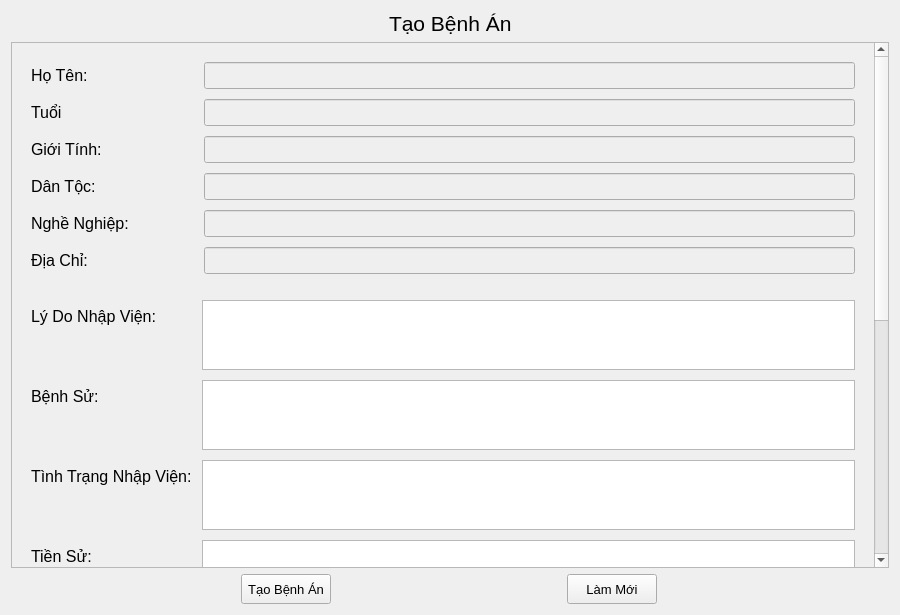
<?xml version="1.0" encoding="UTF-8"?>
<ui version="4.0">
 <class>CreateMedicalRecordPatient</class>
 <widget class="QFrame" name="CreateMedicalRecordPatient">
  <property name="geometry">
   <rect>
    <x>0</x>
    <y>0</y>
    <width>900</width>
    <height>615</height>
   </rect>
  </property>
  <property name="font">
   <font>
    <pointsize>12</pointsize>
   </font>
  </property>
  <property name="windowTitle">
   <string>Tạo Bệnh Án - IDPatient - FullName</string>
  </property>
  <layout class="QVBoxLayout" name="verticalLayout">
   <item>
    <layout class="QHBoxLayout" name="horizontalLayout">
     <item>
      <spacer name="horizontalSpacer">
       <property name="orientation">
        <enum>Qt::Horizontal</enum>
       </property>
       <property name="sizeHint" stdset="0">
        <size>
         <width>40</width>
         <height>20</height>
        </size>
       </property>
      </spacer>
     </item>
     <item>
      <widget class="QLabel" name="label">
       <property name="font">
        <font>
         <pointsize>16</pointsize>
        </font>
       </property>
       <property name="text">
        <string>Tạo Bệnh Án</string>
       </property>
      </widget>
     </item>
     <item>
      <spacer name="horizontalSpacer_2">
       <property name="orientation">
        <enum>Qt::Horizontal</enum>
       </property>
       <property name="sizeHint" stdset="0">
        <size>
         <width>40</width>
         <height>20</height>
        </size>
       </property>
      </spacer>
     </item>
    </layout>
   </item>
   <item>
    <widget class="QScrollArea" name="scrollArea">
     <property name="font">
      <font>
       <pointsize>12</pointsize>
      </font>
     </property>
     <property name="styleSheet">
      <string notr="true"/>
     </property>
     <property name="widgetResizable">
      <bool>true</bool>
     </property>
     <widget class="QWidget" name="scrollAreaWidgetContents">
      <property name="geometry">
       <rect>
        <x>0</x>
        <y>-267</y>
        <width>863</width>
        <height>983</height>
       </rect>
      </property>
      <layout class="QVBoxLayout" name="verticalLayout_2">
       <item>
        <layout class="QFormLayout" name="formLayout">
         <property name="horizontalSpacing">
          <number>75</number>
         </property>
         <property name="verticalSpacing">
          <number>10</number>
         </property>
         <property name="leftMargin">
          <number>10</number>
         </property>
         <property name="topMargin">
          <number>10</number>
         </property>
         <property name="rightMargin">
          <number>10</number>
         </property>
         <property name="bottomMargin">
          <number>10</number>
         </property>
         <item row="0" column="0">
          <widget class="QLabel" name="label_2">
           <property name="font">
            <font>
             <pointsize>12</pointsize>
            </font>
           </property>
           <property name="styleSheet">
            <string notr="true">background-color: transparent;
color: black;</string>
           </property>
           <property name="text">
            <string>Họ Tên:</string>
           </property>
          </widget>
         </item>
         <item row="1" column="0">
          <widget class="QLabel" name="label_3">
           <property name="font">
            <font>
             <pointsize>12</pointsize>
            </font>
           </property>
           <property name="styleSheet">
            <string notr="true">background-color: transparent;
color: black;</string>
           </property>
           <property name="text">
            <string>Tuổi</string>
           </property>
          </widget>
         </item>
         <item row="2" column="0">
          <widget class="QLabel" name="label_4">
           <property name="font">
            <font>
             <pointsize>12</pointsize>
            </font>
           </property>
           <property name="styleSheet">
            <string notr="true">background-color: transparent;
color: black;</string>
           </property>
           <property name="text">
            <string>Giới Tính:</string>
           </property>
          </widget>
         </item>
         <item row="3" column="0">
          <widget class="QLabel" name="label_5">
           <property name="font">
            <font>
             <pointsize>12</pointsize>
            </font>
           </property>
           <property name="styleSheet">
            <string notr="true">background-color: transparent;
color: black;</string>
           </property>
           <property name="text">
            <string>Dân Tộc:</string>
           </property>
          </widget>
         </item>
         <item row="4" column="0">
          <widget class="QLabel" name="label_6">
           <property name="font">
            <font>
             <pointsize>12</pointsize>
            </font>
           </property>
           <property name="styleSheet">
            <string notr="true">background-color: transparent;
color: black;</string>
           </property>
           <property name="text">
            <string>Nghề Nghiệp:</string>
           </property>
          </widget>
         </item>
         <item row="5" column="0">
          <widget class="QLabel" name="label_7">
           <property name="font">
            <font>
             <pointsize>12</pointsize>
            </font>
           </property>
           <property name="styleSheet">
            <string notr="true">background-color: transparent;
color: black;</string>
           </property>
           <property name="text">
            <string>Địa Chỉ:</string>
           </property>
          </widget>
         </item>
         <item row="0" column="1">
          <widget class="QLineEdit" name="txtFullName">
           <property name="enabled">
            <bool>false</bool>
           </property>
           <property name="font">
            <font>
             <pointsize>12</pointsize>
            </font>
           </property>
          </widget>
         </item>
         <item row="1" column="1">
          <widget class="QLineEdit" name="txtOld">
           <property name="enabled">
            <bool>false</bool>
           </property>
           <property name="font">
            <font>
             <pointsize>12</pointsize>
            </font>
           </property>
          </widget>
         </item>
         <item row="2" column="1">
          <widget class="QLineEdit" name="txtGender">
           <property name="enabled">
            <bool>false</bool>
           </property>
           <property name="font">
            <font>
             <pointsize>12</pointsize>
            </font>
           </property>
          </widget>
         </item>
         <item row="3" column="1">
          <widget class="QLineEdit" name="txtEthnic">
           <property name="enabled">
            <bool>false</bool>
           </property>
           <property name="font">
            <font>
             <pointsize>12</pointsize>
            </font>
           </property>
          </widget>
         </item>
         <item row="4" column="1">
          <widget class="QLineEdit" name="txtJob">
           <property name="enabled">
            <bool>false</bool>
           </property>
           <property name="font">
            <font>
             <pointsize>12</pointsize>
            </font>
           </property>
          </widget>
         </item>
         <item row="5" column="1">
          <widget class="QLineEdit" name="txtAddress">
           <property name="enabled">
            <bool>false</bool>
           </property>
           <property name="font">
            <font>
             <pointsize>12</pointsize>
            </font>
           </property>
          </widget>
         </item>
        </layout>
       </item>
       <item>
        <layout class="QFormLayout" name="formLayout_2">
         <property name="horizontalSpacing">
          <number>10</number>
         </property>
         <property name="verticalSpacing">
          <number>10</number>
         </property>
         <property name="leftMargin">
          <number>10</number>
         </property>
         <property name="topMargin">
          <number>10</number>
         </property>
         <property name="rightMargin">
          <number>10</number>
         </property>
         <property name="bottomMargin">
          <number>10</number>
         </property>
         <item row="0" column="0">
          <widget class="QLabel" name="label_8">
           <property name="font">
            <font>
             <pointsize>12</pointsize>
            </font>
           </property>
           <property name="styleSheet">
            <string notr="true">background-color: transparent;
color: black;</string>
           </property>
           <property name="text">
            <string>Lý Do Nhập Viện:</string>
           </property>
          </widget>
         </item>
         <item row="1" column="0">
          <widget class="QLabel" name="label_10">
           <property name="font">
            <font>
             <pointsize>12</pointsize>
            </font>
           </property>
           <property name="styleSheet">
            <string notr="true">background-color: transparent;
color: black;</string>
           </property>
           <property name="text">
            <string>Bệnh Sử:</string>
           </property>
          </widget>
         </item>
         <item row="2" column="0">
          <widget class="QLabel" name="label_13">
           <property name="font">
            <font>
             <pointsize>12</pointsize>
            </font>
           </property>
           <property name="styleSheet">
            <string notr="true">background-color: transparent;
color: black;</string>
           </property>
           <property name="text">
            <string>Tình Trạng Nhập Viện:</string>
           </property>
          </widget>
         </item>
         <item row="3" column="0">
          <widget class="QLabel" name="label_14">
           <property name="font">
            <font>
             <pointsize>12</pointsize>
            </font>
           </property>
           <property name="styleSheet">
            <string notr="true">background-color: transparent;
color: black;</string>
           </property>
           <property name="text">
            <string>Tiền Sử:</string>
           </property>
          </widget>
         </item>
         <item row="4" column="0">
          <widget class="QLabel" name="label_12">
           <property name="font">
            <font>
             <pointsize>12</pointsize>
            </font>
           </property>
           <property name="styleSheet">
            <string notr="true">background-color: transparent;
color: black;</string>
           </property>
           <property name="text">
            <string>Khám Lâm Sàng:</string>
           </property>
          </widget>
         </item>
         <item row="5" column="0">
          <widget class="QLabel" name="label_15">
           <property name="font">
            <font>
             <pointsize>12</pointsize>
            </font>
           </property>
           <property name="styleSheet">
            <string notr="true">background-color: transparent;
color: black;</string>
           </property>
           <property name="text">
            <string>Chẩn Đoán Sơ Bộ:</string>
           </property>
          </widget>
         </item>
         <item row="6" column="0">
          <widget class="QLabel" name="label_11">
           <property name="font">
            <font>
             <pointsize>12</pointsize>
            </font>
           </property>
           <property name="styleSheet">
            <string notr="true">background-color: transparent;
color: black;</string>
           </property>
           <property name="text">
            <string>Cận Lâm Sàng:</string>
           </property>
          </widget>
         </item>
         <item row="7" column="0">
          <widget class="QLabel" name="label_16">
           <property name="font">
            <font>
             <pointsize>12</pointsize>
            </font>
           </property>
           <property name="styleSheet">
            <string notr="true">background-color: transparent;
color: black;</string>
           </property>
           <property name="text">
            <string>Kết Luận Bệnh:</string>
           </property>
          </widget>
         </item>
         <item row="8" column="0">
          <widget class="QLabel" name="label_9">
           <property name="font">
            <font>
             <pointsize>12</pointsize>
            </font>
           </property>
           <property name="styleSheet">
            <string notr="true">background-color: transparent;
color: black;</string>
           </property>
           <property name="text">
            <string>Phác Đồ:</string>
           </property>
          </widget>
         </item>
         <item row="0" column="1">
          <widget class="QTextEdit" name="txtReasonHospitalize">
           <property name="font">
            <font>
             <pointsize>12</pointsize>
            </font>
           </property>
          </widget>
         </item>
         <item row="1" column="1">
          <widget class="QTextEdit" name="txtMedicalHistory">
           <property name="font">
            <font>
             <pointsize>12</pointsize>
            </font>
           </property>
          </widget>
         </item>
         <item row="2" column="1">
          <widget class="QTextEdit" name="txtAdmissionStatus">
           <property name="font">
            <font>
             <pointsize>12</pointsize>
            </font>
           </property>
          </widget>
         </item>
         <item row="3" column="1">
          <widget class="QTextEdit" name="txtPrehistoric">
           <property name="font">
            <font>
             <pointsize>12</pointsize>
            </font>
           </property>
          </widget>
         </item>
         <item row="4" column="1">
          <widget class="QTextEdit" name="txtClinicalExamination">
           <property name="font">
            <font>
             <pointsize>12</pointsize>
            </font>
           </property>
          </widget>
         </item>
         <item row="5" column="1">
          <widget class="QTextEdit" name="txtDiagnose">
           <property name="font">
            <font>
             <pointsize>12</pointsize>
            </font>
           </property>
          </widget>
         </item>
         <item row="6" column="1">
          <widget class="QTextEdit" name="txtPreclinical">
           <property name="font">
            <font>
             <pointsize>12</pointsize>
            </font>
           </property>
          </widget>
         </item>
         <item row="7" column="1">
          <widget class="QTextEdit" name="txtGeneralConclusion">
           <property name="font">
            <font>
             <pointsize>12</pointsize>
            </font>
           </property>
          </widget>
         </item>
         <item row="8" column="1">
          <widget class="QTextEdit" name="txtRegimen">
           <property name="font">
            <font>
             <pointsize>12</pointsize>
            </font>
           </property>
          </widget>
         </item>
        </layout>
       </item>
      </layout>
     </widget>
    </widget>
   </item>
   <item>
    <layout class="QHBoxLayout" name="horizontalLayout_2">
     <item>
      <widget class="QPushButton" name="btCreate">
       <property name="minimumSize">
        <size>
         <width>90</width>
         <height>30</height>
        </size>
       </property>
       <property name="maximumSize">
        <size>
         <width>90</width>
         <height>30</height>
        </size>
       </property>
       <property name="font">
        <font>
         <pointsize>10</pointsize>
        </font>
       </property>
       <property name="cursor">
        <cursorShape>PointingHandCursor</cursorShape>
       </property>
       <property name="text">
        <string>Tạo Bệnh Án</string>
       </property>
      </widget>
     </item>
     <item>
      <widget class="QPushButton" name="btRefresh">
       <property name="minimumSize">
        <size>
         <width>90</width>
         <height>30</height>
        </size>
       </property>
       <property name="maximumSize">
        <size>
         <width>90</width>
         <height>30</height>
        </size>
       </property>
       <property name="font">
        <font>
         <pointsize>10</pointsize>
        </font>
       </property>
       <property name="cursor">
        <cursorShape>PointingHandCursor</cursorShape>
       </property>
       <property name="text">
        <string>Làm Mới</string>
       </property>
      </widget>
     </item>
    </layout>
   </item>
  </layout>
 </widget>
 <resources/>
 <connections/>
</ui>
